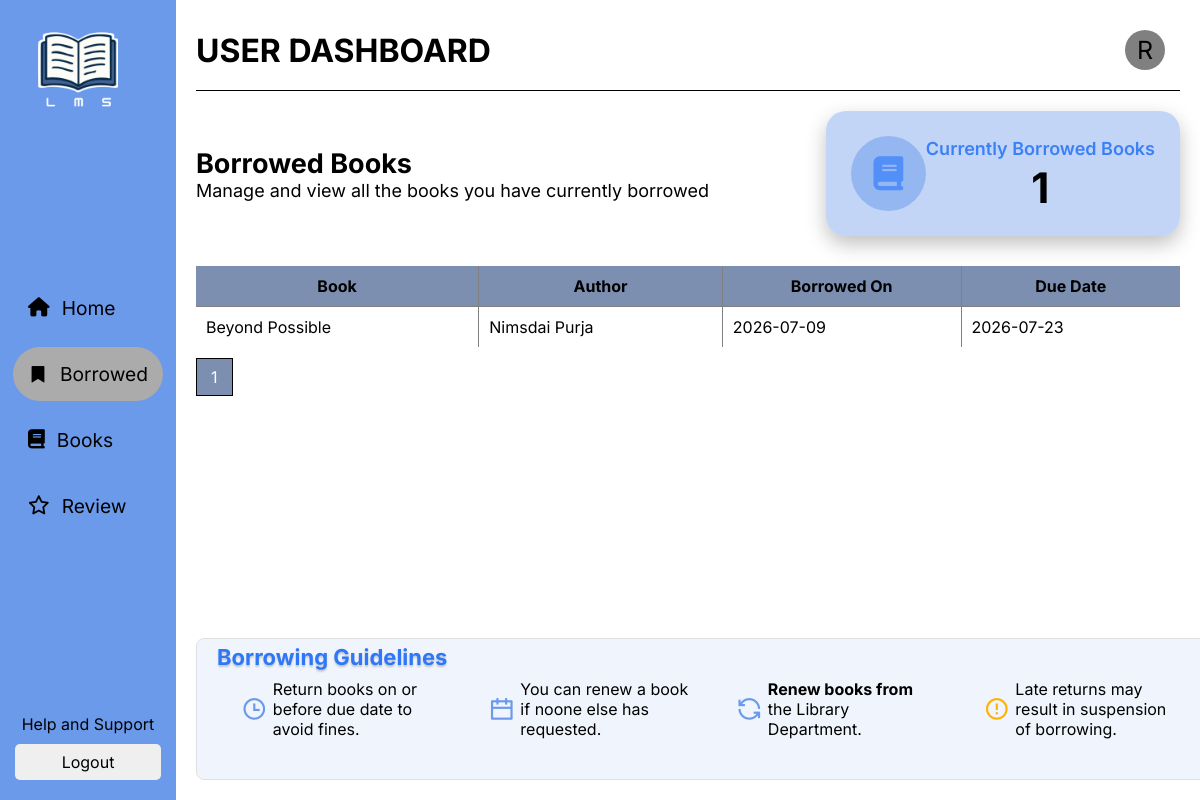
Screenshot of /frontend/dashboard/user/borrowed.php (signed in) with the database file from the repository.
### tables this page shows
CREATE TABLE `borrowrecords` (
  `id` int(11) NOT NULL,
  `user_id` int(11) NOT NULL,
  `book_id` int(11) NOT NULL,
  `borrow_date` date DEFAULT curdate(),
  `due_date` date GENERATED ALWAYS AS (`borrow_date` + interval 14 day) STORED,
  `return_date` date DEFAULT NULL
);

CREATE TABLE `books` (
  `id` int(11) NOT NULL,
  `name` varchar(256) NOT NULL,
  `genre` varchar(256) NOT NULL,
  `author` varchar(256) NOT NULL,
  `publisher` varchar(256) NOT NULL,
  `rating` double NOT NULL CHECK (`rating` between 0 and 5),
  `imgpath` varchar(256) NOT NULL
);

### frontend/dashboard/user/borrowed.php (the view, shortened to what this page needs)
<?php
    include("../../includes/db.php");
    $user_id = $_SESSION["id"];
    $recordsPerPage = 4;
    $page = isset($_GET["page"]) ? (int)$_GET["page"] : 1;
    $start = ($page - 1) * $recordsPerPage;
    $countStmt = mysqli_prepare($conn,
        "SELECT COUNT(*) AS total
        FROM BorrowRecords
        WHERE user_id = ?"
    );
    mysqli_stmt_bind_param($countStmt, "i", $user_id);
    mysqli_stmt_execute($countStmt);
    $countResult = mysqli_stmt_get_result($countStmt);
    $totalRecords = mysqli_fetch_assoc($countResult)["total"];
    $totalPages = ceil($totalRecords / $recordsPerPage);
    $stmt = mysqli_prepare($conn,
        "SELECT *
        FROM BorrowRecords
        WHERE user_id = ?
        LIMIT ?, ?"
    );
    mysqli_stmt_bind_param($stmt,"iii",$user_id,$start,$recordsPerPage);
    mysqli_stmt_execute($stmt);
    $result = mysqli_stmt_get_result($stmt);
?>
<!DOCTYPE html>
<html lang="en">
<head>
    <link rel="stylesheet" href="../../css/user.css">
    <link rel="stylesheet" href="https://cdnjs.cloudflare.com/ajax/libs/font-awesome/6.7.2/css/all.min.css">
</head>
<body>
    <?php
    include_once("../../includes/navbars/user_navbar.php");
    ?>
    <main>
        <div class="head">
            <h1>USER DASHBOARD</h1>
            <div class="pfp-details">
                <div class="pfp"><?= strtoupper($_SESSION["user"][0]) ?></div>
            </div>
        </div>
        <div class="borrow-head">
            <div class="borrow-head-title">
                <h2>Borrowed Books</h2>
                <p>Manage and view all the books you have currently borrowed</p>
            </div>
            <div class="dash-items">
                <div class="dash-items-logo">
                    <i class="fa-solid fa-book"></i>
                </div>
                <div class="dash-items-txt">
                    <span class="dash-item-head">
                        Currently Borrowed Books
                    </span>
                    <span class="dash-item-val">
                        <?= $totalRecords  ?>
                    </span>
                </div>
            </div>
        </div>
        <table rules="all">
            <thead>
                <tr>
                    <th>Book</th>
                    <th>Author</th>
                    <th>Borrowed On</th>
                    <th>Due Date</th>
                </tr>
            </thead>
            <tbody>
                <?php
                while ($row = mysqli_fetch_assoc($result)){
                    $book_id = $row["book_id"];
                    $bookResult = mysqli_query($conn, "SELECT * FROM Books WHERE id = $book_id");
                    $book = mysqli_fetch_assoc($bookResult);
                ?>
                    <tr>
                        <td><?= $book["name"] ?></td>
                        <td><?= $book["author"] ?></td>
                        <td><?= $row["borrow_date"] ?></td>
                        <td><?= $row["due_date"] ?></td>
                    </tr>
                <?php
                }
                ?>
            </tbody>
        </table>
        <div style="margin-top:20px;">
        <?php
        for($i = 1; $i <= $totalPages; $i++){
        ?>
            <a href="?page=<?= $i ?>"
                style="
                    padding:8px 14px;
                    margin-right:5px;
                    border:1px solid black;
                    text-decoration:none;
                    <?= $page == $i ? 'background:#7c8fb1;color:white;' : '' ?>
                "
            >
                <?= $i ?>
            </a>
        <?php
        }
        ?>
        </div>
        <?php include_once("../../includes/borrow_guidelines.php")?>
    </main>
</body>
</html>

### frontend/css/user.css (style rules this page uses)
* { margin: 0; padding: 0; box-sizing: border-box; }
main { margin-left: 11rem; padding: 20px; }
.head { display: flex; justify-content: space-between; align-items: center; border-bottom: 1px solid black; padding-bottom: 10px; }
.pfp-details { display: flex; align-items: center; gap: 25px; padding: 10px 15px; cursor: pointer; }
.pfp { width: 40px; height: 40px; border-radius: 50%; background-color: grey; display: flex; justify-content: center; align-items: center; font-size: 25px; }

### frontend/dashboard/user/borrowed.php (style rules this page uses)
* { font-family: 'Inter', sans-serif; }
.borrow-head { display: flex; margin-top: 20px; justify-content: space-between; }
.borrow-head-title { font-size: large; display: flex; flex-direction: column; justify-content: center; }
.dash-items { background:rgba(107, 154, 235, 0.41); color:black; border-radius:20px; padding:25px; display:flex; justify-content:space-between; align-items:center; box-shadow:0 8px 20px rgba(0,0,0,.25); transition:all .25s ease; overflow:hidden; position:relative; }
.dash-items-logo { color:rgb(82, 143, 248); width:75px; height:75px; border-radius:50%; background:rgba(107, 154, 235, 0.52); display:flex; justify-content:center; align-items:center; font-size:34px; }
.dash-items-txt { display:flex; flex-direction:column; align-items:center; justify-content:center; gap:8px; }
.dash-item-head { font-size:18px; font-weight:600; color:rgb(59, 128, 247); }
.dash-item-val { font-size:42px; font-weight:700; line-height:1; }
table { width: 100%; margin-top: 30px; }
table th { background-color: #7c8fb1; padding: 10px; }
table tr td { padding: 10px; }

### rows the page displays
borrowrecords: book.name "Beyond Possible", book.author "Nimsdai Purja", borrow_date "2026-07-09", due_date "2026-07-23"

### other values shown
$_SESSION["user"][0] "R"
$totalRecords "1"
